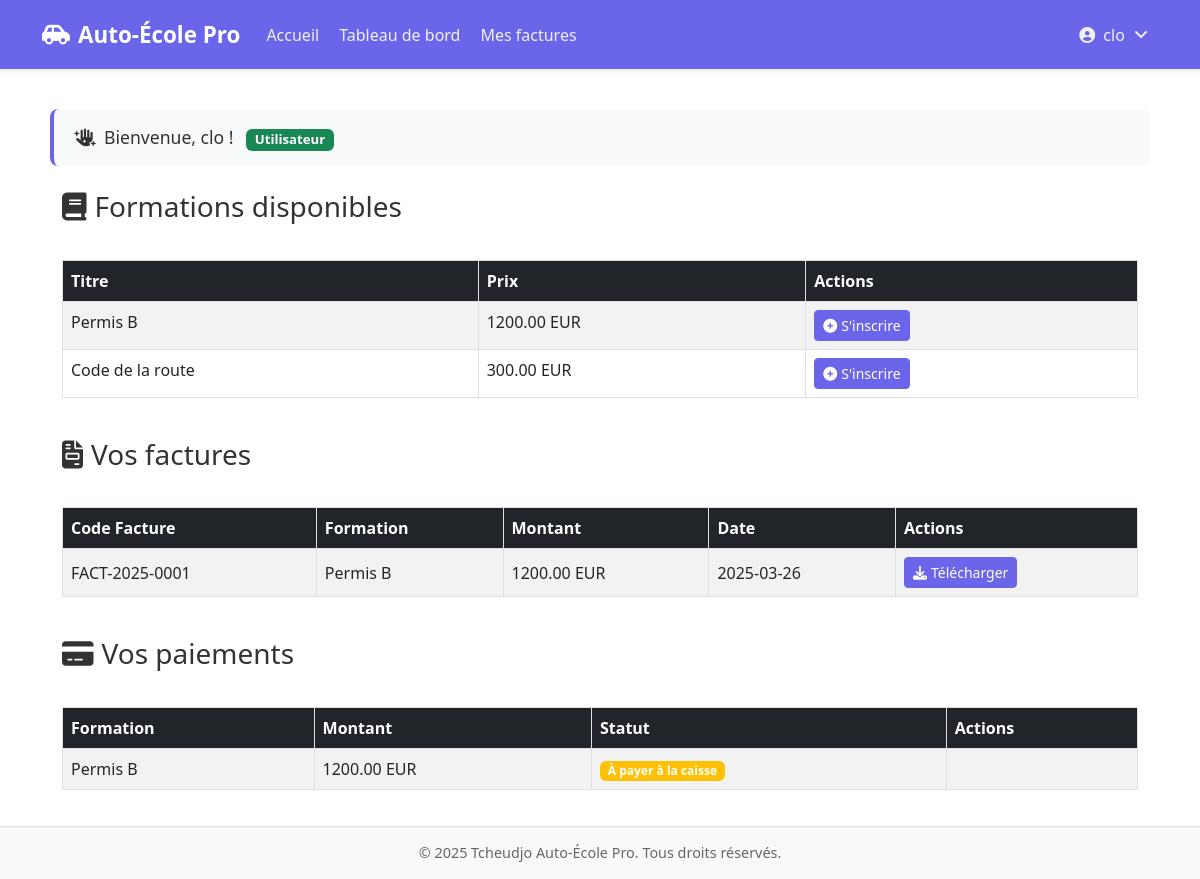
Page /Vue/main.php (signed in) on the committed database.
### tables this page shows
CREATE TABLE formations (
                            id INT AUTO_INCREMENT PRIMARY KEY,
                            titre VARCHAR(255) NOT NULL,
                            description TEXT,
                            prix DECIMAL(10, 2) NOT NULL,
                            date_debut DATE,
                            date_fin DATE
);

CREATE TABLE factures (
                          id INT AUTO_INCREMENT PRIMARY KEY,
                          apprenant_id INT NOT NULL,
                          montant_total DECIMAL(10, 2) NOT NULL,
                          date_facture DATE NOT NULL,
                          created_at TIMESTAMP DEFAULT CURRENT_TIMESTAMP,
                          FOREIGN KEY (apprenant_id) REFERENCES apprenants(id) ON DELETE CASCADE
);

CREATE TABLE paiements (
                           id INT AUTO_INCREMENT PRIMARY KEY,
                           user_id INT NOT NULL,
                           formation_id INT NOT NULL,
                           montant DECIMAL(10, 2) NOT NULL,
                           date_paiement TIMESTAMP DEFAULT CURRENT_TIMESTAMP,
                           statut ENUM('payé', 'en attente') DEFAULT 'en attente',
                           FOREIGN KEY (user_id) REFERENCES users(id),
                           FOREIGN KEY (formation_id) REFERENCES formations(id)
);

### Controller/InscriptionController.php (called while the page is built, shortened)
<?php
class InscriptionController {
    private $pdo;
    public function __construct() {
        try {
            $this->pdo = new PDO(DNS, USER, PASSWORD);
            $this->pdo->setAttribute(PDO::ATTR_ERRMODE, PDO::ERRMODE_EXCEPTION);
        } catch (PDOException $e) {
            die("Erreur de connexion : " . $e->getMessage());
        }
    }
    public function getAllFormations() {
        $stmt = $this->pdo->query("SELECT * FROM formations");
        return $stmt->fetchAll(PDO::FETCH_ASSOC);
    }
    public function getUserPaiements($user_id) {
        $stmt = $this->pdo->prepare("
            SELECT p.id, p.montant, p.statut, f.titre
            FROM paiements p
            JOIN formations f ON p.formation_id = f.id
            WHERE p.user_id = ?
        ");
        $stmt->execute([$user_id]);
        return $stmt->fetchAll(PDO::FETCH_ASSOC);
    }
    public function getUserFactures($user_id) {
        $stmt = $this->pdo->prepare("
            SELECT f.id, f.code_facture, f.montant_total, f.date_facture, fo.titre
            FROM factures f
            JOIN apprenants a ON f.apprenant_id = a.id
            JOIN paiements p ON p.user_id = a.user_id AND p.montant = f.montant_total
            JOIN formations fo ON p.formation_id = fo.id
            WHERE a.user_id = ?
        ");
        $stmt->execute([$user_id]);
        return $stmt->fetchAll(PDO::FETCH_ASSOC);
    }
}
?>

### Vue/main.php (the view, shortened to what this page needs)
<?php
require_once '../Controller/InscriptionController.php';
$controller = new InscriptionController();
$user_id = $_SESSION['user_id'];
$formations = $controller->getAllFormations();
$paiements = $controller->getUserPaiements($user_id);
$factures = $controller->getUserFactures($user_id);
?>
<div class="container mt-4">
    <h3 class="mb-3"><i class="fas fa-book me-2"></i>Formations disponibles</h3>
    <div class="table-responsive">
        <table class="table table-striped table-hover">
            <thead class="table-dark">
                <tr>
                    <th>Titre</th>
                    <th>Prix</th>
                    <th>Actions</th>
                </tr>
            </thead>
            <tbody>
                <?php foreach ($formations as $formation): ?>
                    <tr>
                        <td><?php echo htmlspecialchars($formation['titre']); ?></td>
                        <td><?php echo htmlspecialchars($formation['prix']); ?> EUR</td>
                        <td>
                            <a href="main.php?action=register&formation_id=<?php echo $formation['id']; ?>" class="btn btn-sm btn-primary">
                                <i class="fas fa-plus-circle me-1"></i>S'inscrire
                            </a>
                        </td>
                    </tr>
                <?php endforeach; ?>
            </tbody>
        </table>
    </div>
<h3 class="mb-3 mt-4">
    <i class="fas fa-file-invoice me-2"></i>Vos factures
</h3>
<?php if (empty($factures)): ?>
    <p class="text-muted">Vous n'avez aucune facture.</p>
<?php else: ?>
    <div class="table-responsive">
        <table class="table table-striped table-hover align-middle">
            <thead class="table-dark">
                <tr>
                    <th scope="col">Code Facture</th>
                    <th scope="col">Formation</th>
                    <th scope="col">Montant</th>
                    <th scope="col">Date</th>
                    <th scope="col">Actions</th>
                </tr>
            </thead>
            <tbody>
                <?php foreach ($factures as $facture): ?>
                    <tr>
                        <td><?php echo htmlspecialchars($facture['code_facture']); ?></td>
                        <td><?php echo htmlspecialchars($facture['titre']); ?></td>
                        <td><?php echo htmlspecialchars($facture['montant_total']); ?> EUR</td>
                        <td><?php echo htmlspecialchars($facture['date_facture']); ?></td>
                        <td>
                            <a href="../Factures/facture_<?php echo $facture['id']; ?>.pdf" class="btn btn-sm btn-primary" target="_blank">
                                <i class="fas fa-download me-1"></i>Télécharger
                            </a>
                        </td>
                    </tr>
                <?php endforeach; ?>
            </tbody>
        </table>
    </div>
<?php endif; ?>
    <h3 class="mb-3 mt-4">
        <i class="fas fa-credit-card me-2"></i>Vos paiements
    </h3>
    <div class="table-responsive">
        <table class="table table-striped table-hover align-middle">
            <thead class="table-dark">
                <tr>
                    <th scope="col">Formation</th>
                    <th scope="col">Montant</th>
                    <th scope="col">Statut</th>
                    <th scope="col">Actions</th>
                </tr>
            </thead>
            <tbody>
                <?php foreach ($paiements as $paiement): ?>
                    <tr>
                        <td><?php echo htmlspecialchars($paiement['titre']); ?></td>
                        <td><?php echo htmlspecialchars($paiement['montant']); ?> EUR</td>
                        <td>
                            <?php if ($paiement['statut'] === 'payé'): ?>
                                <span class="badge bg-success">Payé</span>
                            <?php elseif ($paiement['statut'] === 'à payer à la caisse'): ?>
                                <span class="badge bg-warning">À payer à la caisse</span>
                            <?php else: ?>
                                <span class="badge bg-warning">En attente</span>
                            <?php endif; ?>
                        </td>
                        <td>
                        </td>
                    </tr>
                <?php endforeach; ?>
            </tbody>
        </table>
    </div>
</div>
<?php
require 'template.php';
?>

### Vue/template.php (style rules this page uses)
:root { --primary-color: #6b65ea; --secondary-color: #5550c7; --light-bg: #FFFFFF; --light-text: #333333; }
body { font-family: 'Segoe UI', Tahoma, Geneva, Verdana, sans-serif; background-color: var(--light-bg); color: var(--light-text); min-height: 100vh; display: flex; flex-direction: column; }
table { width: 100%; margin-top: 20px; border-collapse: collapse; }
table, th, td { border: 1px solid #e0e0e0; }
th { background-color: #f5f5f5; color: #333; font-weight: 600; padding: 12px 15px; }
td { padding: 10px 15px; }
.btn-primary { background-color: var(--primary-color); border-color: var(--primary-color); }

### rows in the picture
formations: titre "Permis B", prix "1200.00"
formations: titre "Code de la route", prix "300.00"
factures: code_facture "FACT-2025-0001", formations.titre "Permis B", montant_total "1200.00", date_facture "2025-03-26"
paiements: formation.titre "Permis B", montant "1200.00", shows "À payer à la caisse"

### other values in the picture
$_SESSION['username'] "clo"
